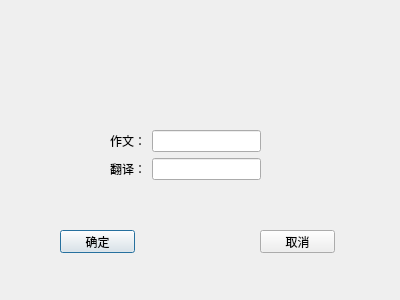
<?xml version="1.0" encoding="UTF-8"?>
<ui version="4.0">
 <class>setwritingDialog</class>
 <widget class="QDialog" name="setwritingDialog">
  <property name="geometry">
   <rect>
    <x>0</x>
    <y>0</y>
    <width>400</width>
    <height>300</height>
   </rect>
  </property>
  <property name="windowTitle">
   <string>Dialog</string>
  </property>
  <widget class="QPushButton" name="yesPushButton">
   <property name="geometry">
    <rect>
     <x>60</x>
     <y>230</y>
     <width>75</width>
     <height>23</height>
    </rect>
   </property>
   <property name="text">
    <string>确定</string>
   </property>
  </widget>
  <widget class="QPushButton" name="noPushButton">
   <property name="geometry">
    <rect>
     <x>260</x>
     <y>230</y>
     <width>75</width>
     <height>23</height>
    </rect>
   </property>
   <property name="text">
    <string>取消</string>
   </property>
  </widget>
  <widget class="QWidget" name="formLayoutWidget">
   <property name="geometry">
    <rect>
     <x>110</x>
     <y>130</y>
     <width>151</width>
     <height>80</height>
    </rect>
   </property>
   <layout class="QFormLayout" name="formLayout">
    <item row="0" column="0">
     <widget class="QLabel" name="label">
      <property name="text">
       <string>作文：</string>
      </property>
     </widget>
    </item>
    <item row="2" column="0">
     <widget class="QLabel" name="label_2">
      <property name="text">
       <string>翻译：</string>
      </property>
     </widget>
    </item>
    <item row="2" column="1">
     <widget class="QLineEdit" name="lineEdit_2"/>
    </item>
    <item row="0" column="1">
     <widget class="QLineEdit" name="lineEdit1"/>
    </item>
   </layout>
  </widget>
  <widget class="QLabel" name="umbrellaLabel">
   <property name="geometry">
    <rect>
     <x>250</x>
     <y>10</y>
     <width>141</width>
     <height>111</height>
    </rect>
   </property>
   <property name="text">
    <string/>
   </property>
   <property name="pixmap">
    <pixmap resource="icon.qrc">:/images/umbrella.png</pixmap>
   </property>
   <property name="scaledContents">
    <bool>true</bool>
   </property>
  </widget>
 </widget>
 <resources>
  <include location="icon.qrc"/>
 </resources>
 <connections>
  <connection>
   <sender>noPushButton</sender>
   <signal>clicked()</signal>
   <receiver>setwritingDialog</receiver>
   <slot>reject()</slot>
   <hints>
    <hint type="sourcelabel">
     <x>301</x>
     <y>238</y>
    </hint>
    <hint type="destinationlabel">
     <x>301</x>
     <y>172</y>
    </hint>
   </hints>
  </connection>
  <connection>
   <sender>yesPushButton</sender>
   <signal>clicked()</signal>
   <receiver>setwritingDialog</receiver>
   <slot>accept()</slot>
   <hints>
    <hint type="sourcelabel">
     <x>99</x>
     <y>246</y>
    </hint>
    <hint type="destinationlabel">
     <x>77</x>
     <y>209</y>
    </hint>
   </hints>
  </connection>
 </connections>
</ui>
